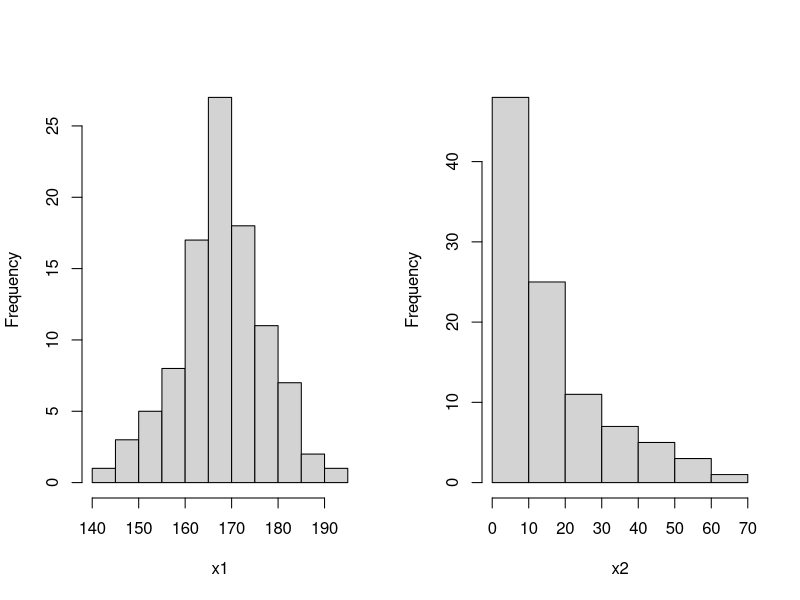
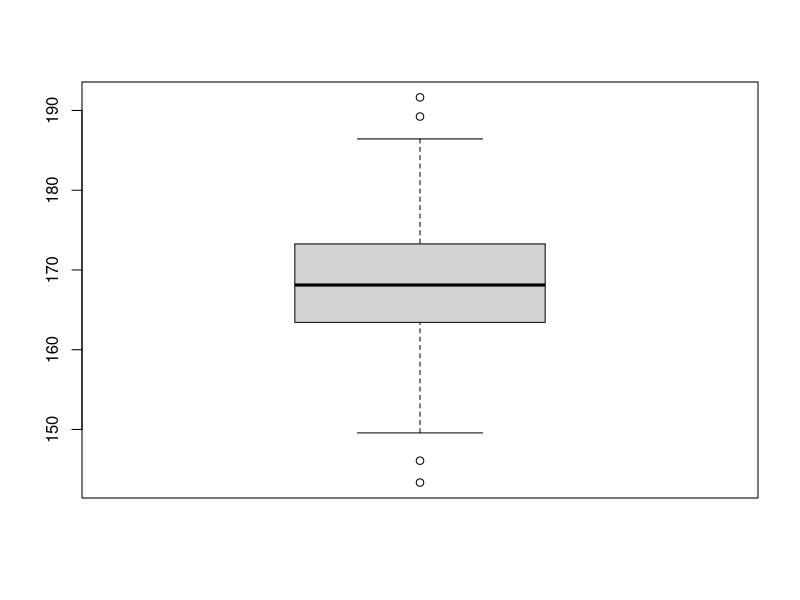
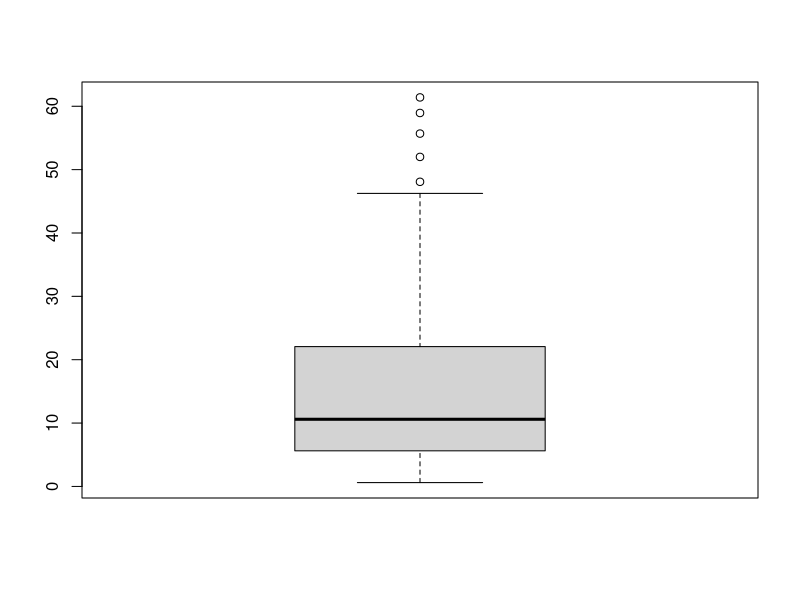
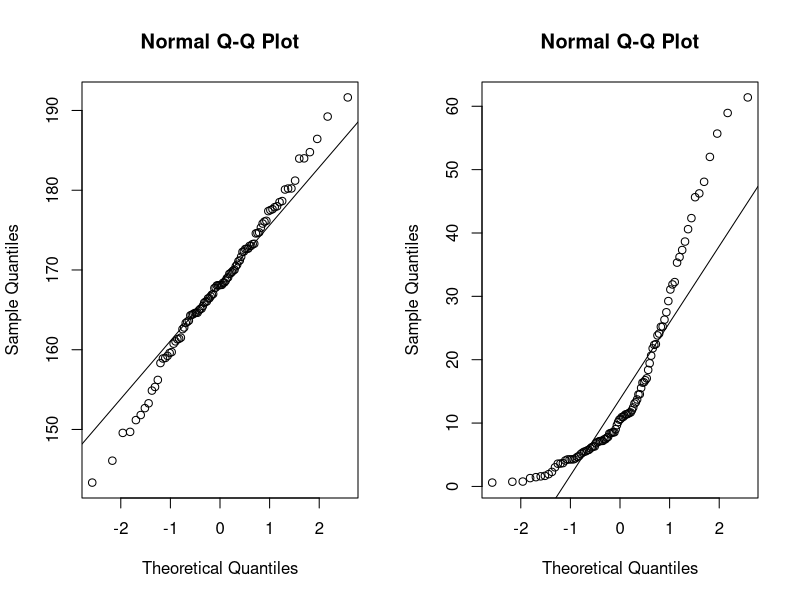
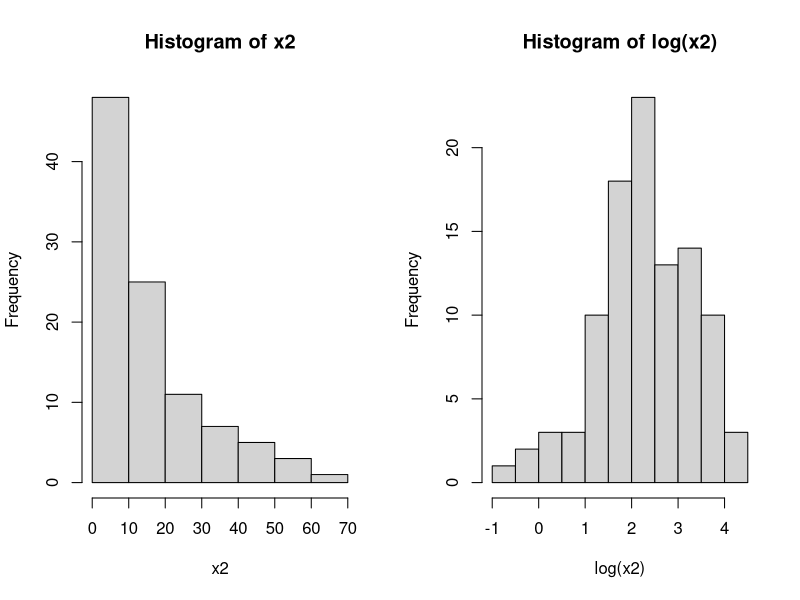
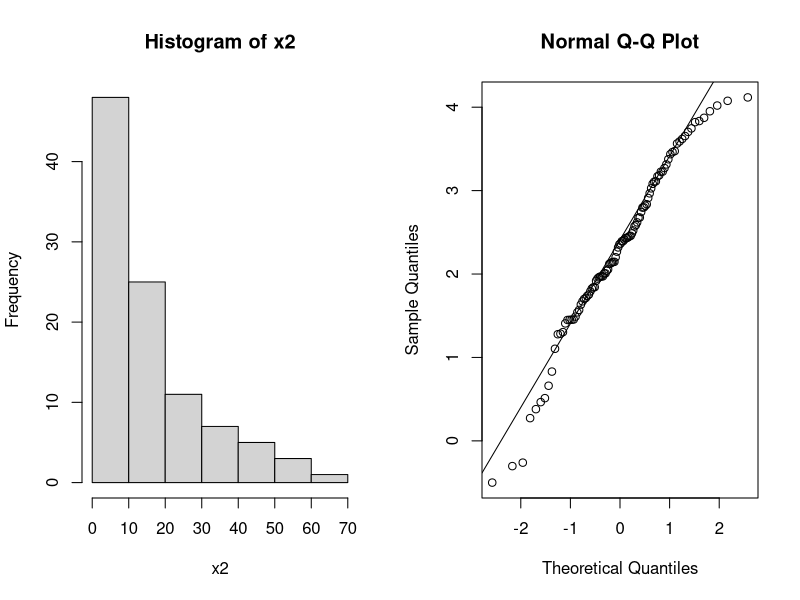
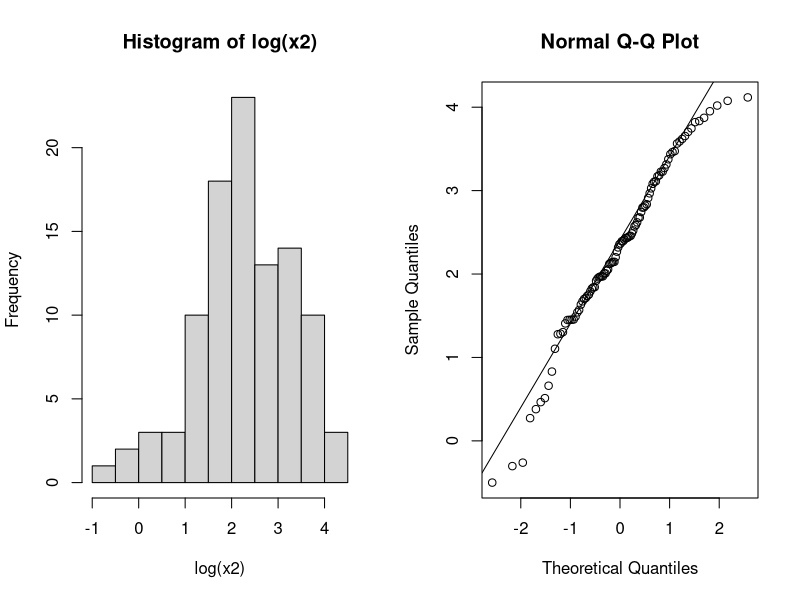
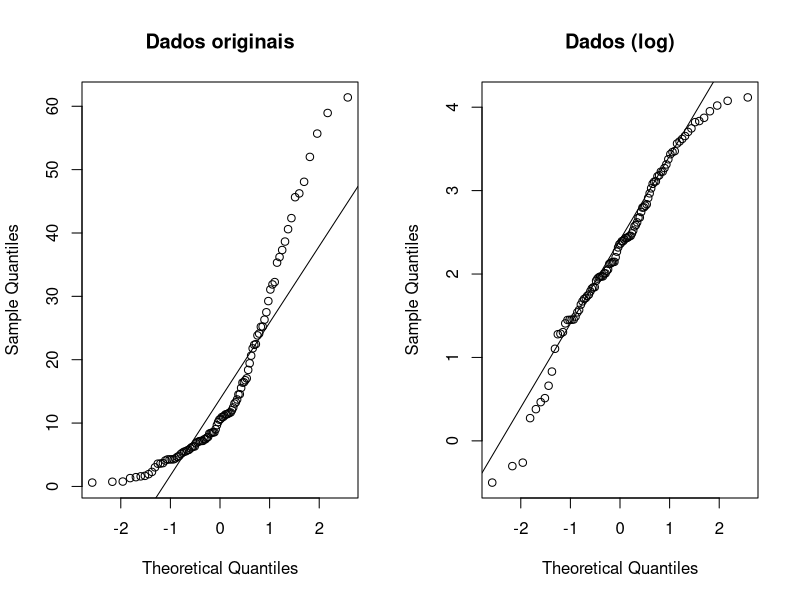

R code for these plots, in order:
## normal x lognormal ####
nl <- read.table("Aulas/Nao_Param/normal-lognormal.dat")
attach(nl)

par(mfrow = c(1,2))
hist(x1, main = "")
hist(x2, main = "")
par(mfrow = c(1,1))
boxplot(x1)
boxplot(x2)
par(mfrow = c(1,2))
qqnorm(x1); qqline(x1); qqnorm(x2); qqline(x2)
shapiro.test(x1)
shapiro.test(x2)

## Transformação ####
par(mfrow = c(1,2))
hist(x2); hist(log(x2))
hist(x2); qqnorm(log(x2)); qqline(log(x2))
hist(log(x2)); qqnorm(log(x2)); qqline(log(x2))
qqnorm(x2, main = "Dados originais"); qqline(x2); qqnorm(log(x2), main = "Dados (log)"); qqline(log(x2))
shapiro.test(log(x2))

detach(nl)
rm(nl)

## 2 amostras ####
twosamples <- read.table("Aulas/Nao_Param/2samples.dat")
attach(twosamples)

par(mfrow = c(1,1))
boxplot(x,y)
par(mfrow = c(1,2))
hist(x, main = "Amostra 1")
hist(y, main = "Amostra 2")
qqnorm(x, main = "Amostra 1"); qqline(x); qqnorm(y, main = "Amostra 2"); qqline(y)

detach(twosamples)
rm(twosamples)

## 3 amostras ####
airquality <- data.table::data.table(airquality)
airquality[, .(SW = format.pval(shapiro.test(Ozone)$p.value, scientific = F, eps = .0001)), by = Month]
par(mfrow = c(1,1))
boxplot(Ozone ~ Month, data = airquality, xlab="Mês", ylab="Ozônio", main="Medições de qualidade do ar em NY")
m.p <- aov(Ozone ~ Month, data = airquality)
m.np <- kruskal.test(Ozone ~ Month, data = airquality)
m.ols <- lm(Ozone ~ Month, data = airquality)

summary(m.p) # não significativo
m.np # significativo
summary(m.ols)
